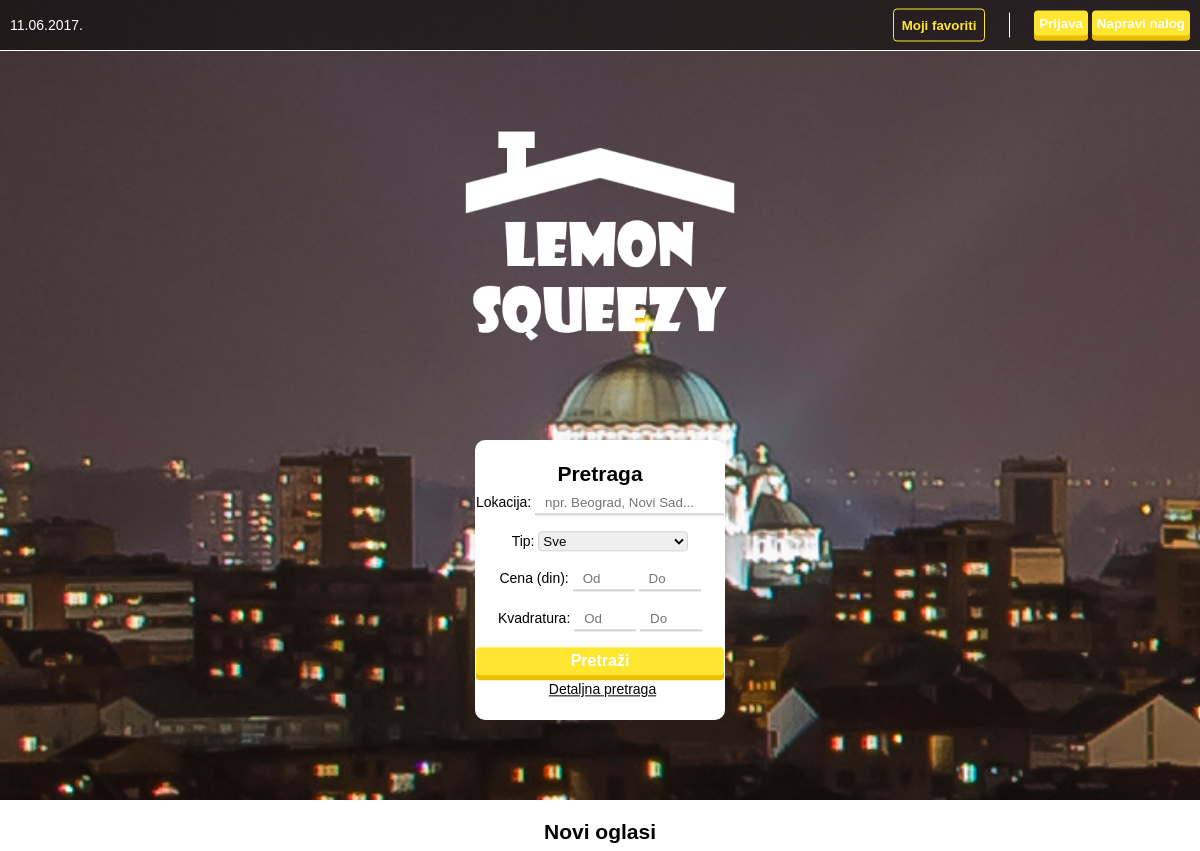
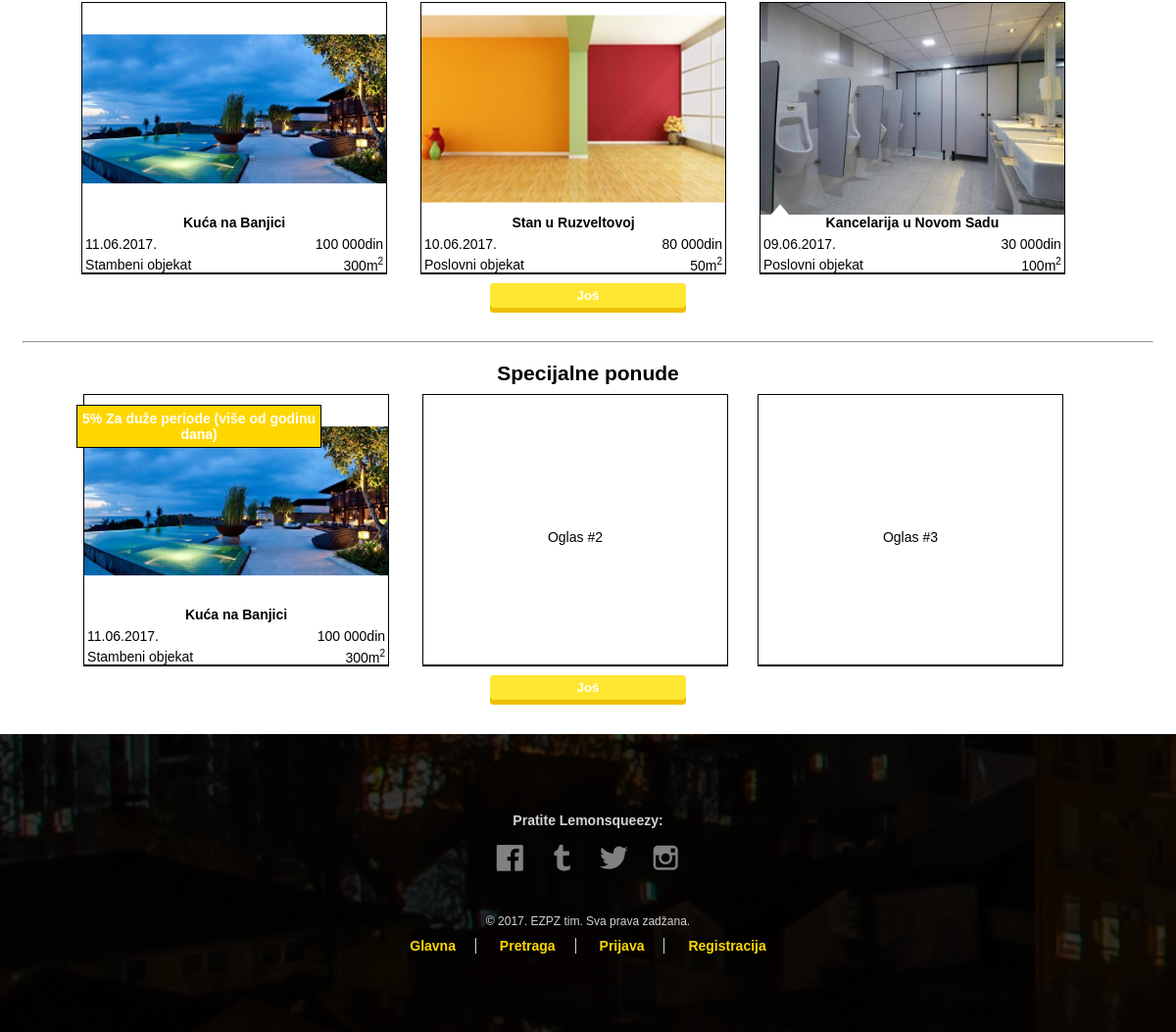
The page / on the database its author committed (2 pictures, top to bottom).
### tables this page shows
CREATE TABLE `oglas` (
  `id` int(11) NOT NULL,
  `Naziv` varchar(128) NOT NULL,
  `Mesto` varchar(30) NOT NULL,
  `Ulica` varchar(50) NOT NULL,
  `Cena1Dan` double NOT NULL,
  `CenaMesec` double NOT NULL,
  `Kvadratura` int(11) NOT NULL,
  `Tip` varchar(16) NOT NULL,
  `BrSoba` double NOT NULL,
  `Namestenost` varchar(12) NOT NULL,
  `Grejanje` varchar(12) NOT NULL,
  `Ljubimci` varchar(12) NOT NULL,
  `KontaktTelefon` varchar(12) NOT NULL,
  `DatumObjave` timestamp NOT NULL DEFAULT CURRENT_TIMESTAMP ON UPDATE CURRENT_TIMESTAMP,
  `Opis` mediumtext NOT NULL,
  `Podrum` tinyint(1) NOT NULL,
  `Parking` tinyint(1) NOT NULL,
  `Garaza` tinyint(1) NOT NULL,
  `Klima` tinyint(1) NOT NULL,
  `Terasa` tinyint(1) NOT NULL,
  `Kablovska` tinyint(1) NOT NULL,
  `Internet` tinyint(1) NOT NULL,
  `Telefon` tinyint(1) NOT NULL,
  `Lift` tinyint(1) NOT NULL,
  `Bazen` tinyint(1) NOT NULL,
  `Alarm` tinyint(1) NOT NULL,
  `Dvoriste` tinyint(1) NOT NULL,
  `Uizgradnji` tinyint(1) NOT NULL,
  `Novogradnja` tinyint(1) NOT NULL,
  `Status` varchar(12) NOT NULL,
  `idKorisnika` int(11) NOT NULL
);

CREATE TABLE `popust` (
  `id` int(11) NOT NULL,
  `idOglas` int(11) NOT NULL,
  `Iznos` int(11) NOT NULL,
  `Razlog` varchar(50) NOT NULL
);

### app/controllers/Controller.php (called while the page is built, shortened)
<?php
	class Controller {
		function model($model) {
			return new $model();
		}
		function view($view, $data = []) {
			require_once $_SERVER['DOCUMENT_ROOT'] . "/psi/app/views/" . $view . ".php";
		}
	}

### app/controllers/addController.php (called while the page is built, shortened)
<?php
	require_once 'Controller.php';
	class AddController extends Controller {
		private $conn;
		function __construct() {
			$this->conn = $conn;
		}
		function index() {
			mysqli_autocommit($this->conn, FALSE);
			$add = $this->model("Add");
			$arr = $add->getForIndexPage($this->conn);
			mysqli_commit($this->conn);
			$this->view("indexView", $arr);
		}
	}
?>

### index.php (called while the page is built)
<?php
	require_once "app/controllers/addController.php";
	$cont = new AddController();
	$cont->index();
?>

### app/models/Add.php (called while the page is built, shortened)
<?php
	class Add {
		function getForIndexPage($conn) {
			$sql = "SELECT o.id, o.Naziv, o.DatumObjave, o.CenaMesec, o.Kvadratura, o.Tip, (SELECT Ime FROM slika WHERE idOglas = o.id LIMIT 1) AS Slika FROM oglas AS o WHERE o.Status = 'Odobren' ORDER BY DatumObjave DESC LIMIT 4";
			$sql1 = "SELECT o.id, o.Naziv, o.DatumObjave, o.CenaMesec, o.Kvadratura, o.Tip, p.Iznos, p.Razlog, (SELECT Ime FROM slika WHERE idOglas = o.id LIMIT 1) AS Slika FROM popust AS p, oglas AS o WHERE p.idOglas = o.id AND o.Status = 'Odobren' ORDER BY o.DatumObjave DESC LIMIT 4";
			$stmt = $conn->prepare($sql);
			$stmt->execute();
			$result = $stmt->get_result();
			$stmt1 = $conn->prepare($sql1);
			$stmt1->execute();
			$result1 = $stmt1->get_result();
			return array('result' => $result, 'result1' => $result1);
		}
	}
?>

### app/views/indexView.php (the view, shortened to what this page needs)
<?php
	$result = $data['result'];
	$result1 = $data['result1'];
?>
<!DOCTYPE html>
<html>
<head>
	<link rel="stylesheet" type="text/css" href="./css/homepage.css">
</head>
<body>
	<div id="bg1" class="bg">
		<div id="info-bar">
			<div id="date" class="middle"><?php echo date("d.m.Y."); ?></div>
			<div id="button-holder" class="middle">
				<a href="./favoriti.php" title="Moji favoriti"><button id="favoriti">Moji favoriti</button></a>
				<?php
					if (isset($_SESSION['username'])) {
						if ($_SESSION['userisadmin'] == 0) echo '<a href="./nalog.php" title="Moj nalog"><button class="button">Moj nalog</button></a>&nbsp;';
						else echo '<a href="./admin.php" title="Moj nalog"><button class="button">Moj nalog</button></a>&nbsp;';
						echo '<a href="./logout.php" title="Odjava sa mog naloga"><button class="button">Odjava</button></a>';
					}
					else {
						echo '<a href="./login.php" title="Prijava na nalog"><button class="button">Prijava</button></a>&nbsp;';
						echo '<a href="./registracija.php" title="Kreiranje novog naloga"><button class="button">Napravi nalog</button></a>';
					}
				?>
			</div>
		</div>
		<div id="logo-holder">
			<div style="position: relative; left: -50%; width: 100%; height: 100%;">
				<a href="./" title="Lemon squeezy"><img src="./images/logo.png" height="100%" width="auto"></a>
			</div>
		</div>
		<div id="search-bar">
			<div style="width: 100%; text-align: center;" class="middle">
				<form method="GET" action="pretraga.php" name="search" style="display: inline-block;">
					<span class="form-space"><h2>Pretraga</h2></span>
					<span class="form-data">
						<label>Lokacija:</label>
						<input name="mesto" type="text" placeholder="npr. Beograd, Novi Sad..." size="20"></input>
					</span>&nbsp;
					<span class="form-data">
						<label>Tip:</label>
						<select name="tip-nekretnine" style="width: 150px">
							<option value="" >Sve</option>
						</select>
					</span>&nbsp;
					<span class="form-data">
						<label>Cena (din):</label>
						<input name="cenaOd" type="number" placeholder="Od" min="1"></input>
						<input name="cenaDo" type="number" placeholder="Do" min="1"></input>
					</span>&nbsp;
					<span class="form-data">
						<label>Kvadratura:</label>
						<input name="kvadraturaOd" type="number" placeholder="Od" min="1"></input>
						<input name="kvadraturaDo" type="number" placeholder="Do" min="1"></input>
					</span>&nbsp;
					<span class="form-data">
						<input name="submit" type="submit" value="Pretraži" class="button" title="Izvrši pretragu" style="vertical-align: middle"></input>
					</span>
					<span class="form-data">
						<a href="./pretraga.php">Detaljna pretraga</a>
					</span>
				</form>
			</div>
		</div>
	</div>
	<div id="bg2" class="bg">
		<div style="height: 50%; position: relative;">
			<div id="new-adds" class="center">
				<div><h2>Novi oglasi</h2></div>
				<div class="add-holder">
<?php
	$i = 1;
	while ($row = $result->fetch_assoc()) {
?>
		<a href="./oglasi/<?php echo $row['id'];?>" class="add" title="Oglas: <?php echo $row['Naziv'];?>" <?php if ($i == 4) echo 'style="margin-right: 0;"'; ?>>
			<div style="height:calc(100% - 59px);position: relative; overflow: hidden">
				<img src="./oglasi/<?php echo $row['id'];?>/slike/<?php if ($row['Slika'] != '') echo $row['Slika']; else echo 'logoblack.png';?>" class="center">
			</div>
			<div style="position: relative;">
				<div class="triangle"></div>
				<div class="add-title"><?php echo $row['Naziv'];?></div><br>
				<table style="width: 100%;">
					<tr>
						<td style="text-align: left"><?php echo date("d.m.Y.", strtotime($row['DatumObjave']));?></td>
						<td style="text-align: right"><?php echo number_format($row['CenaMesec'],0,","," ");?>din</td>
					</tr>
					<tr>
						<td style="text-align: left"><?php echo $row['Tip'];?></td>
						<td style="text-align: right"><?php echo $row['Kvadratura'];?>m<sup>2</sup></td>
					</tr>
				</table>
			</div>
		</a>
<?php
		$i++;
	}
?>
				</div>
				<a href="./pretraga.php" style="display: inline-block">
					<button style="width: 200px" class="button" title="Prikaži više novih oglasa">Još</button>
				</a>
			</div>
		</div>
		<div style="height: 50%; position: relative;">
			<div id="special-adds" class="center">
				<div><h2>Specijalne ponude</h2></div>
				<div class="add-holder">
<?php
	$i = 1;
	$br = $result1->num_rows;
	while ($row = $result1->fetch_assoc()) {
?>
		<a href="./oglasi/<?php echo $row['id'];?>" class="add" title="Oglas: <?php echo $row['Naziv'];?>" <?php if ($i == 4) echo 'style="margin-right: 0;"'; ?>>
			<div class="popust"><?php echo $row['Iznos']."% ". $row['Razlog'];?></div>
			<div style="height:calc(100% - 59px);position: relative; overflow: hidden">
				<img src="./oglasi/<?php echo $row['id'];?>/slike/<?php if ($row['Slika'] != '') echo $row['Slika']; else echo 'logoblack.png';?>" class="center">
			</div>
			<div style="position: relative;">
				<div class="triangle"></div>
				<div class="add-title"><?php echo $row['Naziv'];?></div><br>
				<table style="width: 100%;">
					<tr>
						<td style="text-align: left"><?php echo date("d.m.Y.", strtotime($row['DatumObjave']));?></td>
						<td style="text-align: right"><?php echo number_format($row['CenaMesec'],0,","," ");?>din</td>
					</tr>
					<tr>
						<td style="text-align: left"><?php echo $row['Tip'];?></td>
						<td style="text-align: right"><?php echo $row['Kvadratura'];?>m<sup>2</sup></td>
					</tr>
				</table>
			</div>
		</a>
<?php
		$i++;
	}
	for ($j = $br + 1; $j < 5; $j++) {
		if ($j < 4) echo "<div class='add'><span class='add-filler'>Oglas #$j</span></div>";
		else echo "<div class='add' style='margin-right: 0;'><span class='add-filler'>Oglas #$j</span></div>";
	}
?>
				</div>
				<a href="./pretraga.php?mesto=&tip-nekretnine=&cenaOd=&cenaDo=&kvadraturaOd=&kvadraturaDo=&submit=Pretraži&special=1" style="display: inline-block">
					<button style="width: 200px" class="button" title="Prikaži više oglasa iz specijalne ponude">Još</button>
				</a>
			</div>
		</div>
		<hr class="center" style="width: 96%; margin-top: 0">
	</div>
	<?php require_once "footer.php"; ?>
</body>
</html>

### rows shown on the page
oglas: shows a picture, Naziv "Kuća na Banjici", DatumObjave "11.06.2017.", CenaMesec "100 000", Tip "Stambeni objekat", Kvadratura "300"
oglas: shows a picture, Naziv "Stan u Ruzveltovoj", DatumObjave "10.06.2017.", CenaMesec "80 000", Tip "Poslovni objekat", Kvadratura "50"
oglas: shows a picture, Naziv "Kancelarija u Novom Sadu", DatumObjave "09.06.2017.", CenaMesec "30 000", Tip "Poslovni objekat", Kvadratura "100"
popust: Iznos "5", Razlog "Za duže periode (više od godinu dana)", idOglas.Naziv "Kuća na Banjici", idOglas.DatumObjave "11.06.2017.", idOglas.CenaMesec "100 000", idOglas.Tip "Stambeni objekat", idOglas.Kvadratura "300"
